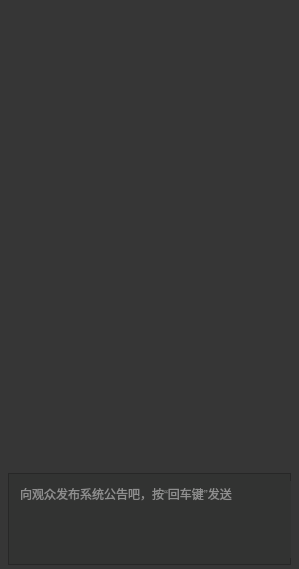
<?xml version="1.0" encoding="UTF-8"?>
<ui version="4.0">
 <class>VhallNoticeInfoWidget</class>
 <widget class="QWidget" name="VhallNoticeInfoWidget">
  <property name="geometry">
   <rect>
    <x>0</x>
    <y>0</y>
    <width>299</width>
    <height>569</height>
   </rect>
  </property>
  <property name="windowTitle">
   <string>Form</string>
  </property>
  <property name="styleSheet">
   <string notr="true">background-color: rgb(54, 54, 54);</string>
  </property>
  <layout class="QGridLayout" name="gridLayout">
   <property name="leftMargin">
    <number>0</number>
   </property>
   <property name="topMargin">
    <number>0</number>
   </property>
   <property name="rightMargin">
    <number>0</number>
   </property>
   <property name="bottomMargin">
    <number>0</number>
   </property>
   <property name="spacing">
    <number>0</number>
   </property>
   <item row="0" column="0">
    <layout class="QVBoxLayout" name="verticalLayout">
     <item>
      <layout class="QVBoxLayout" name="verticalLayout_web">
       <item>
        <spacer name="verticalSpacer">
         <property name="orientation">
          <enum>Qt::Vertical</enum>
         </property>
         <property name="sizeHint" stdset="0">
          <size>
           <width>20</width>
           <height>40</height>
          </size>
         </property>
        </spacer>
       </item>
      </layout>
     </item>
     <item>
      <widget class="QFrame" name="frame">
       <property name="minimumSize">
        <size>
         <width>291</width>
         <height>96</height>
        </size>
       </property>
       <property name="maximumSize">
        <size>
         <width>291</width>
         <height>96</height>
        </size>
       </property>
       <property name="styleSheet">
        <string notr="true">background-color: rgb(50, 51, 50);
margin-left:4px;
margin-right:4px;
margin-bottom:4px;</string>
       </property>
       <property name="frameShape">
        <enum>QFrame::StyledPanel</enum>
       </property>
       <property name="frameShadow">
        <enum>QFrame::Raised</enum>
       </property>
       <widget class="QTextEdit" name="textEdit">
        <property name="geometry">
         <rect>
          <x>8</x>
          <y>8</y>
          <width>283</width>
          <height>81</height>
         </rect>
        </property>
        <property name="focusPolicy">
         <enum>Qt::StrongFocus</enum>
        </property>
        <property name="acceptDrops">
         <bool>false</bool>
        </property>
        <property name="styleSheet">
         <string notr="true">border:0px;
color: rgb(236, 236, 236);
font: 9pt &quot;微软雅黑&quot;;</string>
        </property>
        <property name="horizontalScrollBarPolicy">
         <enum>Qt::ScrollBarAlwaysOff</enum>
        </property>
        <property name="placeholderText">
         <string>向观众发布系统公告吧，按“回车键”发送</string>
        </property>
       </widget>
      </widget>
     </item>
    </layout>
   </item>
  </layout>
 </widget>
 <resources/>
 <connections/>
</ui>
